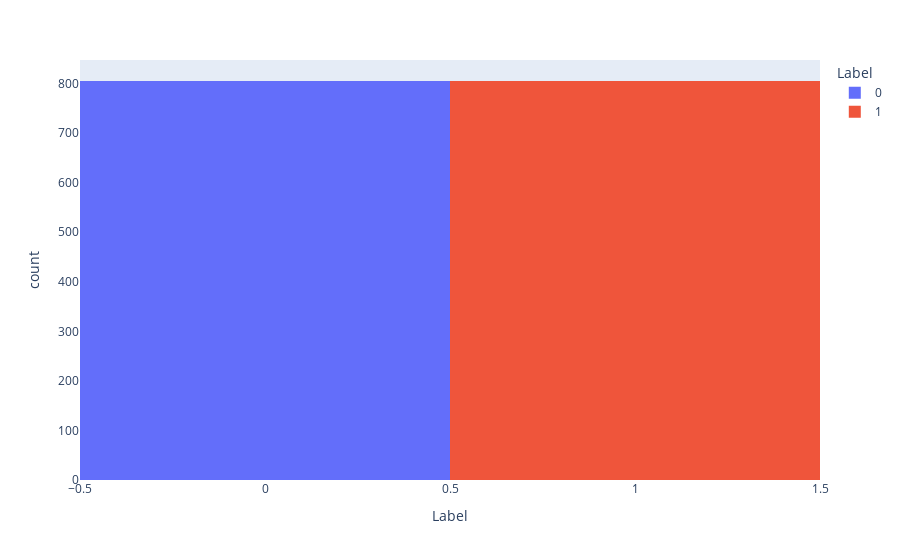

The cell this chart's notebook holds for it:
### Code cell
from imblearn.under_sampling import RandomUnderSampler
from sklearn.model_selection import train_test_split
import warnings
import plotly.express as px

warnings.simplefilter(action='ignore', category=FutureWarning)
from sklearn.model_selection import train_test_split
X_train, X_test, y_train, y_test = train_test_split(x, y, test_size=0.3, random_state=0)

print("Before undersampling - 0s: ", y_train[y_train['Label']==0].count())
print("Before undersampling - 1s: ", y_train[y_train['Label']==1].count())
undersample = RandomUnderSampler(sampling_strategy='majority')
X_train_under, y_train_under = undersample.fit_resample(X_train, y_train)
print("After undersampling - 0s: ", y_train_under[y_train_under['Label']==0].count())
print("After undersampling - 1s: ", y_train_under[y_train_under['Label']==1].count())
scaled_inputs = X_train_under
targets = y_train_under
fig  = px.histogram(targets, x="Label", color="Label")
fig.show()

### Figure 1 — Plotly figure (JSON) as saved in the notebook; plotly's stock layout.template omitted (floating-point values rounded to 4 significant figures; data arrays with more than 128 entries replaced by an {"elided": "..."} marker saying what was removed)
{"data": [{"alignmentgroup": "True", "bingroup": "x", "hovertemplate": "Label=%{x}<br>count=%{y}<extra></extra>", "legendgroup": "0", "marker": {"color": "#636efa", "pattern": {"shape": ""}}, "name": "0", "offsetgroup": "0", "orientation": "v", "showlegend": true, "type": "histogram", "x": {"elided": "805 int values"}, "xaxis": "x", "yaxis": "y"}, {"alignmentgroup": "True", "bingroup": "x", "hovertemplate": "Label=%{x}<br>count=%{y}<extra></extra>", "legendgroup": "1", "marker": {"color": "#EF553B", "pattern": {"shape": ""}}, "name": "1", "offsetgroup": "1", "orientation": "v", "showlegend": true, "type": "histogram", "x": {"elided": "805 int values"}, "xaxis": "x", "yaxis": "y"}], "layout": {"barmode": "relative", "legend": {"title": {"text": "Label"}, "tracegroupgap": 0}, "margin": {"t": 60}, "xaxis": {"anchor": "y", "categoryarray": [0, 1], "categoryorder": "array", "domain": [0, 1], "title": {"text": "Label"}}, "yaxis": {"anchor": "x", "domain": [0, 1], "title": {"text": "count"}}}}
